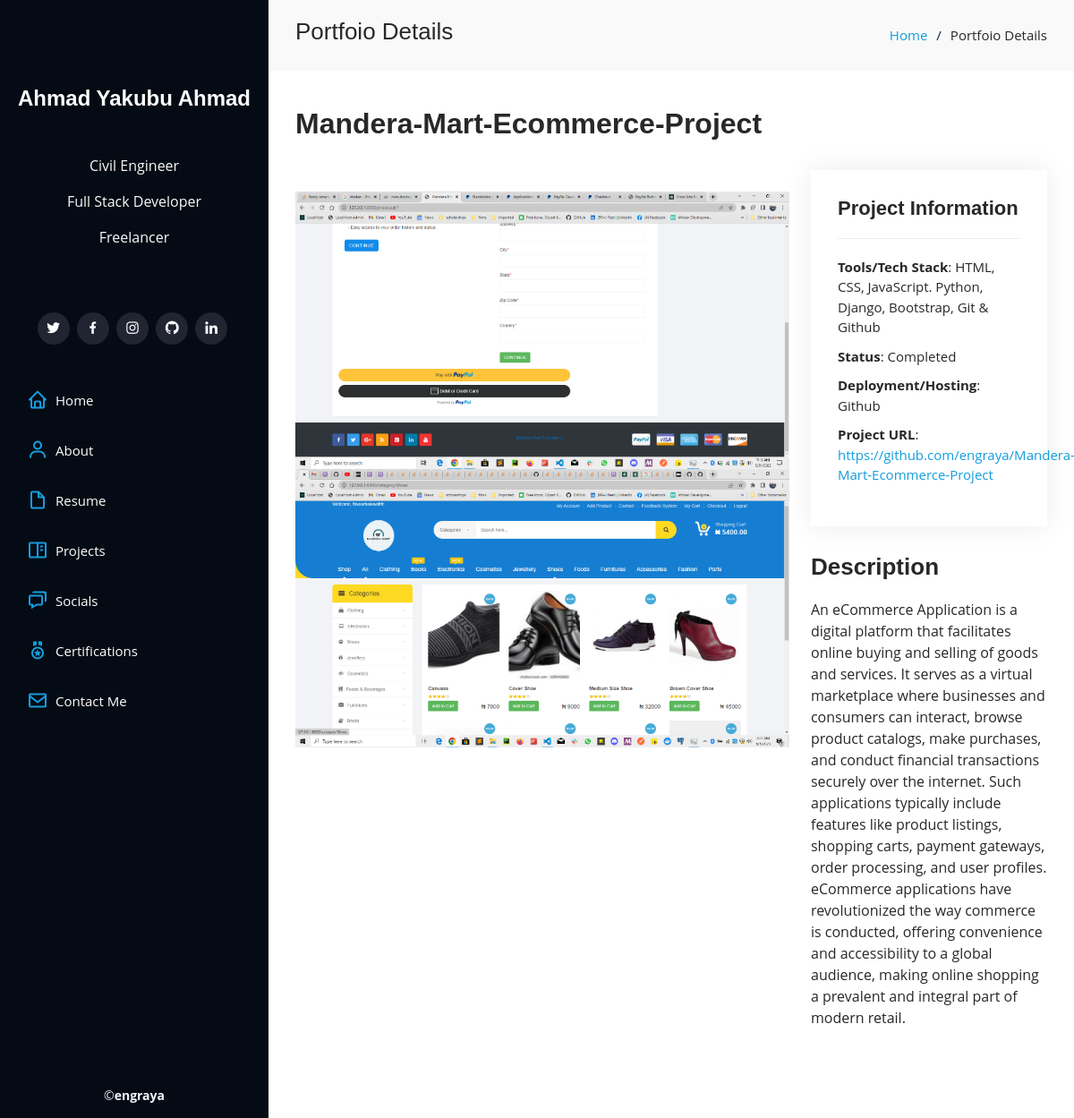
Screenshot of /portfolio-detail/11/ with the database file from the repository.
### baseapp/models.py (models this page shows, shortened)
class Portfolio(models.Model):
    title = models.CharField(max_length=200, null=True, blank=True)
    portfolio_description = models.TextField()
    cover_image = models.ImageField(upload_to='portfolio_cover', null=True, blank=True)
    tech_stack = models.CharField(max_length=200, null=True, blank=True)
    deployment = models.CharField(max_length=200, null=True, blank=True)
    status = models.CharField(max_length=100, null=True, blank=True, choices=PROJECT_STATUS)
    portfolio_url = models.URLField(max_length=200, null=True, blank=True)

class Caption(models.Model):
    caption_shots = models.ForeignKey(Portfolio, on_delete=models.CASCADE ,null=True, blank=True)
    image = models.ImageField(upload_to='captions', null=True, blank=True)

### baseapp/views.py (the view)
# urls.py: path('portfolio-detail/<str:pk>/', views.portfolio_Detail, name="portfolio_detail"),
def portfolio_Detail(request, pk):
    portfolio = Portfolio.objects.get(id=pk)
    context = {'portfolio' : portfolio}
    return render(request, 'baseapp/portfolio-details.html', context)

### baseapp/templates/baseapp/portfolio-details.html (shortened to what this page needs)
{% extends 'baseapp/base.html' %}
{% load static %}
{% block content  %}
<main id="main">
  <section id="breadcrumbs" class="breadcrumbs">
    <div class="container">
      <div class="d-flex justify-content-between align-items-center">
        <h2>Portfoio Details</h2>
        <ol>
          <li><a href="index.html">Home</a></li>
          <li>Portfoio Details</li>
        </ol>
      </div>
    </div>
  </section>
  <section id="portfolio-details" class="portfolio-details">
    <div class="container">
      <div class="row gy-4">
        <h2><strong>{{portfolio.title}}</strong></h2>
        <div class="col-lg-8">
          <div class="portfolio-details-slider swiper">
            {% for shot in portfolio.caption_set.all %}
            <div class="swiper-wrapper align-items-center">
              <div class="swiper-slide">
              </div>
              <div class="swiper-slide">
                <img src="{{shot.image.url}}" alt="">
              </div>
            </div>
            {% endfor %}
            <div class="swiper-pagination"></div>
          </div>
        </div>
        <div class="col-lg-4">
          <div class="portfolio-info">
            <h3>Project Information</h3>
            <ul>
              <li><strong>Tools/Tech Stack</strong>: {{portfolio.tech_stack}}</li>
              <li><strong>Status</strong>: {{portfolio.status}}</li>
              <li><strong>Deployment/Hosting</strong>: {{portfolio.deployment}}</li>
              <li><strong>Project URL</strong>: <a href="{{portfolio.portfolio_url}}" target="_blank">{{portfolio.portfolio_url}}</a></li>
            </ul>
          </div>
          <div class="portfolio-description">
            <h2>Description</h2>
            <p>
              {{portfolio.portfolio_description}}
            </p>
          </div>
        </div>
      </div>
    </div>
  </section>
</main>
{% endblock content  %}

### static/assets/css/style.css (style rules this page uses)
body { font-family: "Open Sans", sans-serif; color: #272829; }
a { color: #149ddd; text-decoration: none; }
h1, h2, h3, h4, h5, h6 { font-family: "Raleway", sans-serif; }
#main { margin-left: 300px; }
.container, .container-fluid { padding-left: 30px; padding-right: 30px; }
section { padding: 60px 0; overflow: hidden; }
.portfolio-details { padding-top: 40px; }
.portfolio-details .portfolio-details-slider img { width: 100%; }
.portfolio-details .portfolio-details-slider .swiper-pagination { margin-top: 20px; position: relative; }
.portfolio-details .portfolio-info { padding: 30px; box-shadow: 0px 0 30px rgba(5, 13, 24, 0.08); }
.portfolio-details .portfolio-info h3 { font-size: 22px; font-weight: 700; margin-bottom: 20px; padding-bottom: 20px; border-bottom: 1px solid #eee; }
.portfolio-details .portfolio-info ul { list-style: none; padding: 0; font-size: 15px; }
.portfolio-details .portfolio-info ul li+li { margin-top: 10px; }
.portfolio-details .portfolio-description { padding-top: 30px; }
.portfolio-details .portfolio-description h2 { font-size: 26px; font-weight: 700; margin-bottom: 20px; }
.portfolio-details .portfolio-description p { padding: 0; }
.breadcrumbs { padding: 20px 0; background: #f9f9f9; }
.breadcrumbs h2 { font-size: 26px; font-weight: 300; }
.breadcrumbs ol { display: flex; flex-wrap: wrap; list-style: none; padding: 0; margin: 0; font-size: 15px; }
.breadcrumbs ol li+li { padding-left: 10px; }
.breadcrumbs ol li+li::before { display: inline-block; padding-right: 10px; color: #0e2442; content: "/"; }

### rows the page displays
Portfolio: title "Mandera-Mart-Ecommerce-Project", tech_stack "HTML, CSS, JavaScript. Python, Django, Bootstrap, Git & Github", status "Completed", deployment "Github", portfolio_url "https://github.com/engraya/Mandera-Mart-Ecommerce-Project", portfolio_description "An eCommerce Application is a digital platform that facilitates online buying and selling of goods and services. It serves as a virtual marketplace where businesses and consumers can interact, browse product catalogs, make purchases, and conduct financial transactions securely over the internet. Such applications typically include features like product listings, shopping carts, payment gateways, order processing, and user profiles. eCommerce applications have revolutionized the way commerce is conducted, offering convenience and accessibility to a global audience, making online shopping a prevalent and integral part of modern retail."
Caption: image (picture)
Caption: image (picture)
Caption: image (picture)
